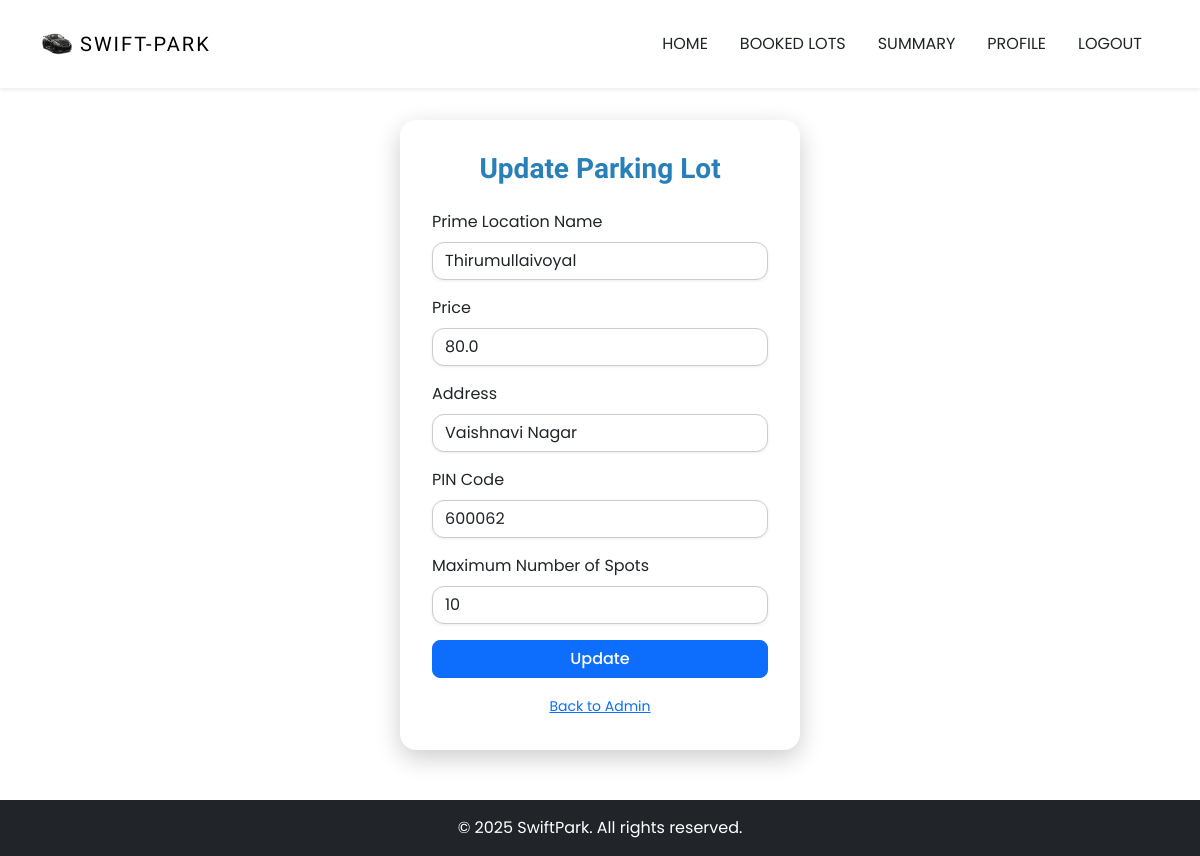
Page /admin/update_parking_lot/2 (signed in) on the committed database.
### WorkSpace/models.py (models this page shows, shortened)
class ParkingLot(db.Model):
    id = db.Column(db.Integer, primary_key=True)
    prime_location_name = db.Column(db.String(150), nullable=False)
    price = db.Column(db.Float, nullable=False)
    address = db.Column(db.String(250), nullable=False)
    pin_code = db.Column(db.Integer, nullable=False)
    maximum_number_of_spots = db.Column(db.Integer, nullable=False)
    is_deleted = db.Column(db.Boolean , default = False , nullable = False)
    spots = db.relationship('ParkingSpot', backref='lot', lazy=True)
    reservations = db.relationship('Reservation', backref='lot', lazy=True)

### WorkSpace/routes.py (the view, shortened to what this page needs)
@routes.route('/admin/update_parking_lot/<int:lot_id>', methods=["GET", "POST"])
@login_required
def update_parking_lot(lot_id):
    parking_lot = ParkingLot.query.filter_by(id = lot_id , is_deleted = False).first_or_404()
    return render_template('update_parking_lot.html', parking_lot=parking_lot)

### WorkSpace/templates/update_parking_lot.html (shortened to what this page needs)
{% extends "base.html" %}
{% block content %}
<div class="d-flex justify-content-center align-items-center" style="min-height: 100vh; padding-top: 70px;">
  <div class="login-card">
    <h3 class="text-center login-title mb-4">Update Parking Lot</h3>
    <form method="POST" action="{{ url_for('routes.update_parking_lot', lot_id=parking_lot.id) }}">
      <div class="mb-3">
        <label for="prime_location_name" class="form-label">Prime Location Name</label>
        <input type="text" class="form-control" id="prime_location_name" name="prime_location_name" value="{{ parking_lot.prime_location_name }}" required>
      </div>
      <div class="mb-3">
        <label for="price" class="form-label">Price</label>
        <input type="number" step="0.01" class="form-control" id="price" name="price" value="{{ parking_lot.price }}" required>
      </div>
      <div class="mb-3">
        <label for="address" class="form-label">Address</label>
        <input type="text" class="form-control" id="address" name="address" value="{{ parking_lot.address }}" required>
      </div>
      <div class="mb-3">
        <label for="pin_code" class="form-label">PIN Code</label>
        <input type="number" class="form-control" id="pin_code" name="pin_code" value="{{ parking_lot.pin_code }}" required>
      </div>
      <div class="mb-3">
        <label for="maximum_number_of_spots" class="form-label">Maximum Number of Spots</label>
        <input type="number" class="form-control" id="maximum_number_of_spots" name="maximum_number_of_spots" value="{{ parking_lot.maximum_number_of_spots }}" required>
      </div>
      <div class="d-grid">
        <button type="submit" class="btn btn-primary">Update</button>
      </div>
    </form>
    <div class="mt-3 text-center">
      <small class="text-muted">
        <a href="{{ url_for('routes.admin_dashboard') }}">Back to Admin</a>
      </small>
    </div>
  </div>
</div>
{% endblock %}

### WorkSpace/static/styling/styles.css (style rules this page uses)
html { scroll-behavior: smooth; }
:root { --lg-font: 'Kaisei Tokumin', serif; --sm-font: 'Poppins', sans-serif; --color: #ffffff; --black: black; }
body { font-family: 'Poppins' , 'sans-serif'; }
.login-card { background-color: #ffffff; border-radius: 1rem; padding: 2rem; width: 100%; max-width: 400px; box-shadow: 0 8px 25px rgba(0, 0, 0, 0.2); }
.login-title { font-weight: bold; color: #2980b9; font-family: var(--lg-font); }
form .form-control { border-radius: 12px; border: 1px solid #ccc; box-shadow: 0 1px 3px rgba(0,0,0,0.08); transition: border 0.3s; }
.btn-primary { border-radius: 8px; font-weight: 500; }

### rows in the picture
ParkingLot: prime_location_name "Thirumullaivoyal", price "80.0", address "Vaishnavi Nagar", pin_code "600062", maximum_number_of_spots "10"
